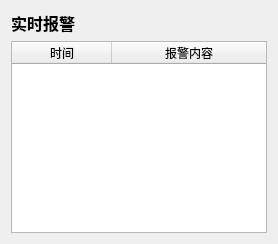
<?xml version="1.0" encoding="UTF-8"?>
<ui version="4.0">
 <class>AlarmLogWidget</class>
 <widget class="QWidget" name="AlarmLogWidget">
  <layout class="QVBoxLayout" name="mainLayout">
   <item>
    <widget class="QLabel" name="titleLabel">
     <property name="text">
      <string>实时报警</string>
     </property>
     <property name="styleSheet">
      <string notr="true">font-size:16px; font-weight:bold;</string>
     </property>
    </widget>
   </item>
   <item>
    <widget class="QTableWidget" name="logTable">
     <property name="editTriggers">
      <set>QAbstractItemView::NoEditTriggers</set>
     </property>
     <property name="selectionBehavior">
      <enum>QAbstractItemView::SelectRows</enum>
     </property>
     <attribute name="horizontalHeaderStretchLastSection">
      <bool>true</bool>
     </attribute>
     <column>
      <property name="text">
       <string>时间</string>
      </property>
     </column>
     <column>
      <property name="text">
       <string>报警内容</string>
      </property>
     </column>
    </widget>
   </item>
  </layout>
 </widget>
</ui>
